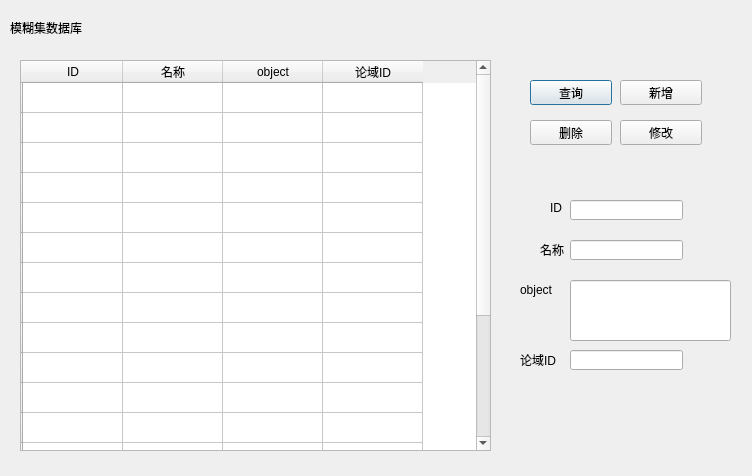
<?xml version="1.0" encoding="UTF-8"?>
<ui version="4.0">
 <class>Dialog8</class>
 <widget class="QDialog" name="Dialog8">
  <property name="geometry">
   <rect>
    <x>0</x>
    <y>0</y>
    <width>752</width>
    <height>476</height>
   </rect>
  </property>
  <property name="windowTitle">
   <string>模糊集数据库</string>
  </property>
  <widget class="QTableWidget" name="tableWidget">
   <property name="geometry">
    <rect>
     <x>20</x>
     <y>60</y>
     <width>471</width>
     <height>391</height>
    </rect>
   </property>
   <row>
    <property name="text">
     <string/>
    </property>
   </row>
   <row>
    <property name="text">
     <string/>
    </property>
   </row>
   <row>
    <property name="text">
     <string/>
    </property>
   </row>
   <row>
    <property name="text">
     <string/>
    </property>
   </row>
   <row>
    <property name="text">
     <string/>
    </property>
   </row>
   <row>
    <property name="text">
     <string/>
    </property>
   </row>
   <row>
    <property name="text">
     <string/>
    </property>
   </row>
   <row>
    <property name="text">
     <string/>
    </property>
   </row>
   <row>
    <property name="text">
     <string/>
    </property>
   </row>
   <row>
    <property name="text">
     <string/>
    </property>
   </row>
   <row>
    <property name="text">
     <string/>
    </property>
   </row>
   <row>
    <property name="text">
     <string/>
    </property>
   </row>
   <row>
    <property name="text">
     <string/>
    </property>
   </row>
   <row>
    <property name="text">
     <string/>
    </property>
   </row>
   <row>
    <property name="text">
     <string/>
    </property>
   </row>
   <row>
    <property name="text">
     <string/>
    </property>
   </row>
   <row>
    <property name="text">
     <string/>
    </property>
   </row>
   <row>
    <property name="text">
     <string/>
    </property>
   </row>
   <column>
    <property name="text">
     <string>ID</string>
    </property>
   </column>
   <column>
    <property name="text">
     <string>名称</string>
    </property>
   </column>
   <column>
    <property name="text">
     <string>object</string>
    </property>
   </column>
   <column>
    <property name="text">
     <string>论域ID</string>
    </property>
   </column>
  </widget>
  <widget class="QLabel" name="label">
   <property name="geometry">
    <rect>
     <x>10</x>
     <y>20</y>
     <width>91</width>
     <height>16</height>
    </rect>
   </property>
   <property name="text">
    <string>模糊集数据库</string>
   </property>
  </widget>
  <widget class="QPushButton" name="pushButton">
   <property name="geometry">
    <rect>
     <x>530</x>
     <y>80</y>
     <width>82</width>
     <height>25</height>
    </rect>
   </property>
   <property name="text">
    <string>查询</string>
   </property>
  </widget>
  <widget class="QPushButton" name="pushButton_2">
   <property name="geometry">
    <rect>
     <x>620</x>
     <y>80</y>
     <width>82</width>
     <height>25</height>
    </rect>
   </property>
   <property name="text">
    <string>新增</string>
   </property>
  </widget>
  <widget class="QPushButton" name="pushButton_3">
   <property name="geometry">
    <rect>
     <x>530</x>
     <y>120</y>
     <width>82</width>
     <height>25</height>
    </rect>
   </property>
   <property name="text">
    <string>删除</string>
   </property>
  </widget>
  <widget class="QPushButton" name="pushButton_4">
   <property name="geometry">
    <rect>
     <x>620</x>
     <y>120</y>
     <width>82</width>
     <height>25</height>
    </rect>
   </property>
   <property name="text">
    <string>修改</string>
   </property>
  </widget>
  <widget class="QLabel" name="label_2">
   <property name="geometry">
    <rect>
     <x>550</x>
     <y>200</y>
     <width>21</width>
     <height>16</height>
    </rect>
   </property>
   <property name="text">
    <string>ID</string>
   </property>
  </widget>
  <widget class="QLineEdit" name="lineEdit">
   <property name="geometry">
    <rect>
     <x>570</x>
     <y>200</y>
     <width>113</width>
     <height>20</height>
    </rect>
   </property>
  </widget>
  <widget class="QLabel" name="label_3">
   <property name="geometry">
    <rect>
     <x>540</x>
     <y>240</y>
     <width>31</width>
     <height>20</height>
    </rect>
   </property>
   <property name="text">
    <string>名称</string>
   </property>
  </widget>
  <widget class="QLineEdit" name="lineEdit_2">
   <property name="geometry">
    <rect>
     <x>570</x>
     <y>240</y>
     <width>113</width>
     <height>20</height>
    </rect>
   </property>
  </widget>
  <widget class="QLabel" name="label_4">
   <property name="geometry">
    <rect>
     <x>520</x>
     <y>280</y>
     <width>51</width>
     <height>20</height>
    </rect>
   </property>
   <property name="text">
    <string>object</string>
   </property>
  </widget>
  <widget class="QLineEdit" name="lineEdit_3">
   <property name="geometry">
    <rect>
     <x>570</x>
     <y>280</y>
     <width>161</width>
     <height>61</height>
    </rect>
   </property>
  </widget>
  <widget class="QLabel" name="label_5">
   <property name="geometry">
    <rect>
     <x>520</x>
     <y>350</y>
     <width>51</width>
     <height>20</height>
    </rect>
   </property>
   <property name="text">
    <string>论域ID</string>
   </property>
  </widget>
  <widget class="QLineEdit" name="lineEdit_4">
   <property name="geometry">
    <rect>
     <x>570</x>
     <y>350</y>
     <width>113</width>
     <height>20</height>
    </rect>
   </property>
  </widget>
 </widget>
 <resources/>
 <connections/>
</ui>
